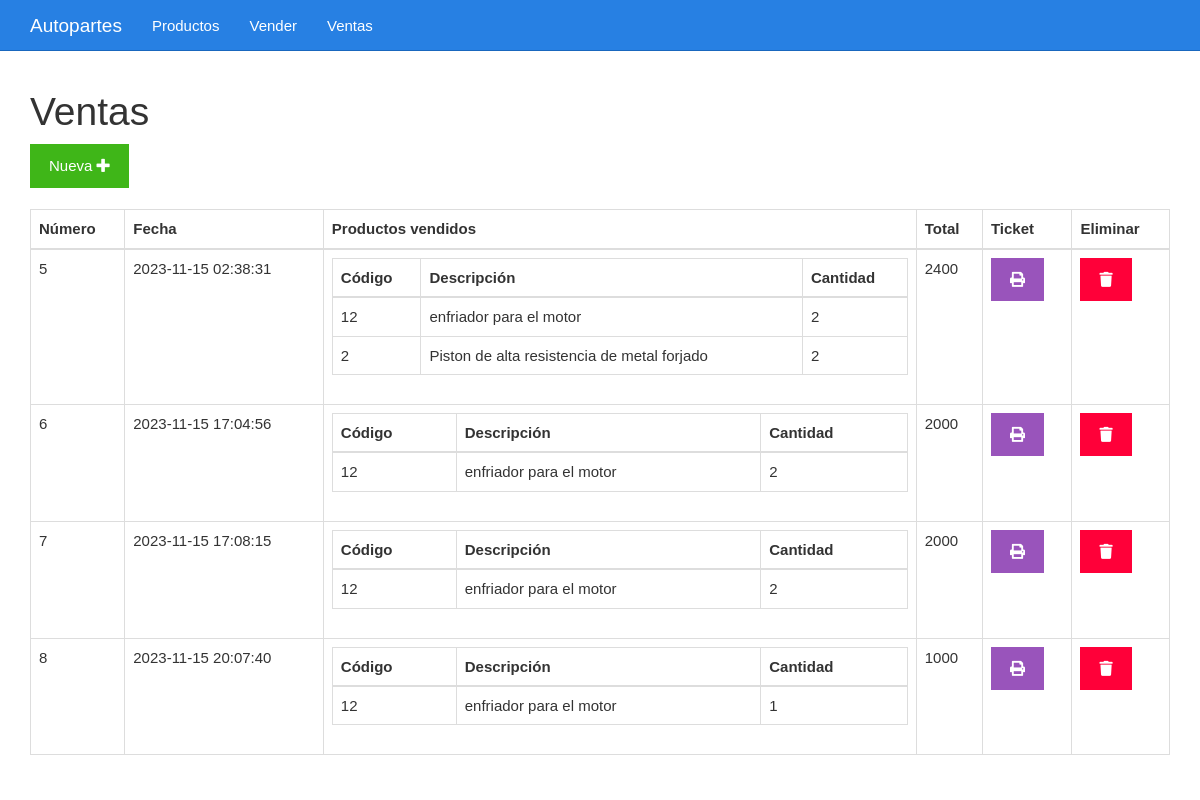
Page /ventas.php on the committed database.
### tables this page shows
CREATE TABLE `ventas` (
  `id` bigint(20) UNSIGNED NOT NULL,
  `fecha` datetime NOT NULL,
  `total` decimal(10,0) NOT NULL
);

### ventas.php (the view)
<?php include_once "encabezado.php" ?>
<?php
include_once "base_de_datos.php";
$sentencia = $base_de_datos->query("SELECT ventas.total, ventas.fecha, ventas.id, GROUP_CONCAT(	productos.codigo, '..',  productos.descripcion, '..', productos_vendidos.cantidad SEPARATOR '__') AS productos FROM ventas INNER JOIN productos_vendidos ON productos_vendidos.id_venta = ventas.id INNER JOIN productos ON productos.id_producto = productos_vendidos.id_producto GROUP BY ventas.id ORDER BY ventas.id;");
$ventas = $sentencia->fetchAll(PDO::FETCH_OBJ);
?>
	<div class="col-xs-12">
		<h1>Ventas</h1>
		<div>
			<a class="btn btn-success" href="./vender.php">Nueva <i class="fa fa-plus"></i></a>
		</div>
		<br>
		<table class="table table-bordered">
			<thead>
				<tr>
					<th>Número</th>
					<th>Fecha</th>
					<th>Productos vendidos</th>
					<th>Total</th>
					<th>Ticket</th>
					<th>Eliminar</th>
				</tr>
			</thead>
			<tbody>
				<?php foreach($ventas as $venta){ ?>
				<tr>
					<td><?php echo $venta->id ?></td>
					<td><?php echo $venta->fecha ?></td>
					<td>
						<table class="table table-bordered">
							<thead>
								<tr>
									<th>Código</th>
									<th>Descripción</th>
									<th>Cantidad</th>
								</tr>
							</thead>
							<tbody>
								<?php foreach(explode("__", $venta->productos) as $productosConcatenados){
								$producto = explode("..", $productosConcatenados)
								?>
								<tr>
									<td><?php echo $producto[0] ?></td>
									<td><?php echo $producto[1] ?></td>
									<td><?php echo $producto[2] ?></td>
								</tr>
								<?php } ?>
							</tbody>
						</table>
					</td>
					<td><?php echo $venta->total ?></td>
					<td><a class="btn btn-info" href="<?php echo "imprimirTicket.php?id=" . $venta->id?>"><i class="fa fa-print"></i></a></td>
					<td><a class="btn btn-danger" href="<?php echo "eliminarVenta.php?id=" . $venta->id?>"><i class="fa fa-trash"></i></a></td>
				</tr>
				<?php } ?>
			</tbody>
		</table>
	</div>
<?php include_once "pie.php" ?>

### css/estilo.css (style rules this page uses)
body { padding-top: 70px; }

### rows in the picture
ventas: id "5", fecha "2023-11-15 02:38:31", producto "12", producto "enfriador para el motor", producto "2", producto "Piston de alta resistencia de metal forjado", total "2400"
ventas: id "6", fecha "2023-11-15 17:04:56", producto "12", producto "enfriador para el motor", producto "2", total "2000"
ventas: id "7", fecha "2023-11-15 17:08:15", producto "12", producto "enfriador para el motor", producto "2", total "2000"
ventas: id "8", fecha "2023-11-15 20:07:40", producto "12", producto "enfriador para el motor", producto "1", total "1000"
